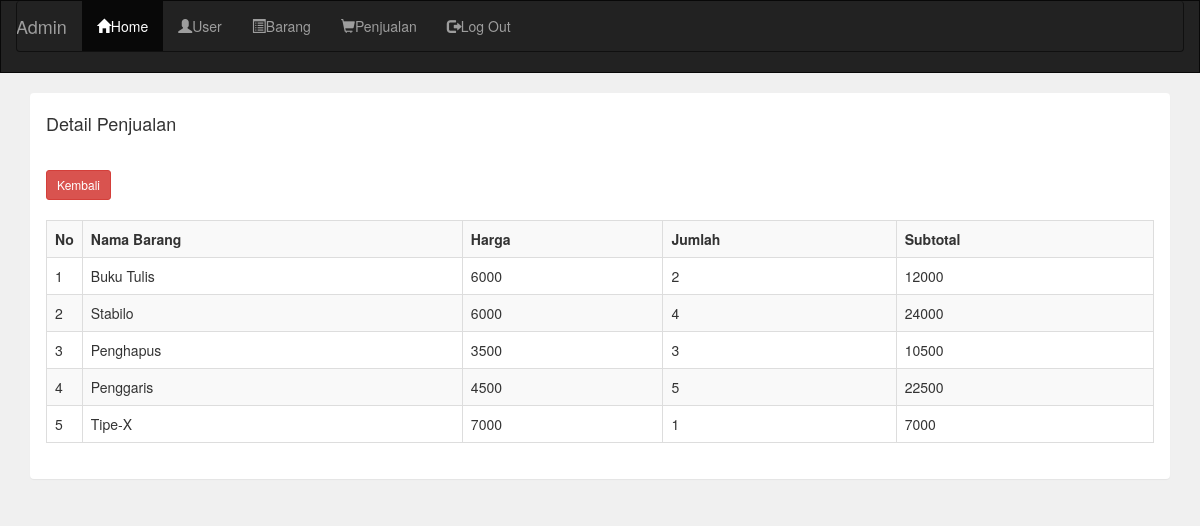
/admin/penjualan_detail.php?id=1 (signed in), run on the app's committed database.
### tables this page shows
CREATE TABLE `penjualan_detail` (
  `detail_id` int(11) NOT NULL,
  `id_jual` int(11) NOT NULL,
  `id_barang` int(11) NOT NULL,
  `jumlah` int(11) NOT NULL,
  `harga` int(11) NOT NULL,
  `subtotal` int(11) NOT NULL
);

CREATE TABLE `barang` (
  `id_barang` int(11) NOT NULL,
  `nama_barang` varchar(225) NOT NULL,
  `harga_beli` int(11) NOT NULL,
  `harga_jual` int(11) NOT NULL,
  `stok` int(11) NOT NULL
);

### admin/penjualan_detail.php (the view)
<?php
include 'header.php';
include '../koneksi.php';
$id = $_GET['id'];
?>
<div class="container">
    <div class="panel">
        <div class="panel-heading">
            <h4>Detail Penjualan</h4>
        </div>
        <div class="panel-body">
            <a href="penjualan.php" class="btn btn-sm btn-danger">Kembali</a>
            <br><br>
            <table class="table table-bordered table-striped">
                <tr>
                    <th width="1%">No</th>
                    <th>Nama Barang</th>
                    <th>Harga</th>
                    <th>Jumlah</th>
                    <th>Subtotal</th>
                </tr>
                <?php
                $data = mysqli_query($koneksi, "SELECT penjualan_detail.*, barang.nama_barang FROM penjualan_detail JOIN barang ON penjualan_detail.id_barang = barang.id_barang WHERE penjualan_detail.id_jual = '$id'");
                $no = 1;
                while($d = mysqli_fetch_array($data)){
                ?>
                <tr>
                    <td><?php echo $no++; ?></td>
                    <td><?php echo $d['nama_barang']; ?></td>
                    <td><?php echo $d['harga']; ?></td>
                    <td><?php echo $d['jumlah']; ?></td>
                    <td><?php echo $d['subtotal']; ?></td>
                </tr>
                <?php } ?>
            </table>
        </div>
    </div>
</div>

### admin/header.php (shortened to what this page needs)
<!DOCTYPE html>
<html>
<head>
    <link rel="stylesheet" type="text/css" href="../asset/css/bootstrap.css">
</head>
<body style="background: #f0f0f0">
    <nav class="navbar navbar-inverse" style="border-radius: 0px;">
        <div class="container-fluid">
            <div class="navbar-header">
                <a class="navbar-brand" href="index.php">Admin</a>
            </div>
            <div class="navbar navbar-collapse" id="bs-example-navbar-collapse-1">
                <ul class="nav navbar-nav">
                    <li class="active"><a href="index.php"><i class="glyphicon glyphicon-home"></i>Home</a></li>
                    <li><a href="user.php"><i class="glyphicon glyphicon-user"></i>User</a></li>
                    <li><a href="barang.php"><i class="glyphicon glyphicon-list-alt"></i>Barang</a></li>
                    <li><a href="penjualan.php"><i class="glyphicon glyphicon-shopping-cart"></i>Penjualan</a></li>
                    <li><a href="logout.php"><i class="glyphicon glyphicon-log-out"></i>Log Out</a></li>
                </ul>
            </div>
        </div>
    </nav>
</body>
</html>

### data on the page
penjualan_detail: id_barang.nama_barang "Buku Tulis", harga "6000", jumlah "2", subtotal "12000"
penjualan_detail: id_barang.nama_barang "Stabilo", harga "6000", jumlah "4", subtotal "24000"
penjualan_detail: id_barang.nama_barang "Penghapus", harga "3500", jumlah "3", subtotal "10500"
penjualan_detail: id_barang.nama_barang "Penggaris", harga "4500", jumlah "5", subtotal "22500"
penjualan_detail: id_barang.nama_barang "Tipe-X", harga "7000", jumlah "1", subtotal "7000"
